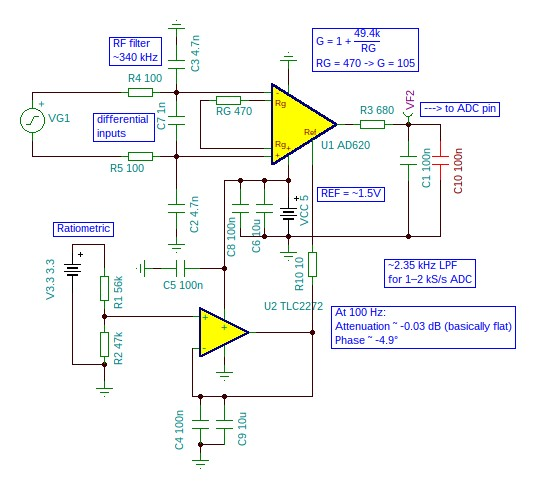
#> input picture docs/images/AFE.png, 536 x 488 px, found by its file name; its folder holds only this picture in this run
$ python parallel_image_processing.py
#> lines starting #> are read from the running program, lines starting #| are printed output that depends on the picture


# ==============================================================================
# IMPORT LIBRARIES
# ==============================================================================
import os
import time
from pathlib import Path

from PIL import Image, ImageFilter

# concurrent.futures adalah modul bawaan Python (std library) yang menyediakan
# antarmuka tingkat tinggi untuk menjalankan tugas secara asynchronous.
# ProcessPoolExecutor adalah implementasi yang menggunakan proses (bukan thread)
# sehingga cocok untuk tugas CPU-bound seperti image processing.
from concurrent.futures import ProcessPoolExecutor, as_completed


# ==============================================================================
# KONSTANTA FOLDER
# ==============================================================================
# Path relatif terhadap lokasi script ini dijalankan.
# Menggunakan Pathlib agar cross-platform (Windows/Linux/macOS).

FOLDER_INPUT = Path("images")           # Folder berisi gambar mentah (.jpg/.png)
FOLDER_SEKUENSIAL = Path("hasil_sekuensial")  # Output hasil pemrosesan sequential
FOLDER_PARALEL = Path("hasil_paralel")        # Output hasil pemrosesan parallel

# Filter yang akan diterapkan pada setiap gambar
FILTER_YANG_DIGUNAKAN = ImageFilter.BLUR


# ==============================================================================
# FUNGSI INTI: memproses SATU gambar
# ==============================================================================
def proses_satu_gambar(nama_file: str) -> str:
    """
    Memproses SATU gambar:
      1. Membaca file dari folder 'images/'
      2. Konversi ke grayscale (mode 'L')
      3. Terapkan filter blur
      4. Simpan ke folder 'hasil_sekuensial/' dan 'hasil_paralel/'

    Parameter:
        nama_file (str): Nama file gambar (misal: 'foto1.jpg')

    Returns:
        str: Nama file yang berhasil diproses (untuk logging)

    —— PENJELASAN ——
    Fungsi ini adalah "unit kerja" terkecil dalam program.
    Baik proses sekuensial maupun paralel akan memanggil fungsi yang SAMA
    untuk memproses setiap gambar. Tidak ada modifikasi kode — hanya cara
    pemanggilannya yang berbeda.

    Ini penting untuk memastikan perbandingan waktu yang adil (apple-to-apple).
    """
#> called with nama_file = 'AFE.png'
    path_input = FOLDER_INPUT / nama_file

    # Buka gambar asli
    gambar = Image.open(path_input)
#> gambar is the input picture: PIL image 536x488 RGB; mean R, G, B 244.3, 245.3, 243.9

    # —— Konversi Grayscale ——
    # Mode 'L' (Luminance) mengubah gambar berwarna menjadi hitam-putih
    # dengan 256 tingkat keabuan (0 = hitam, 255 = putih).
    gambar_grayscale = gambar.convert("L")
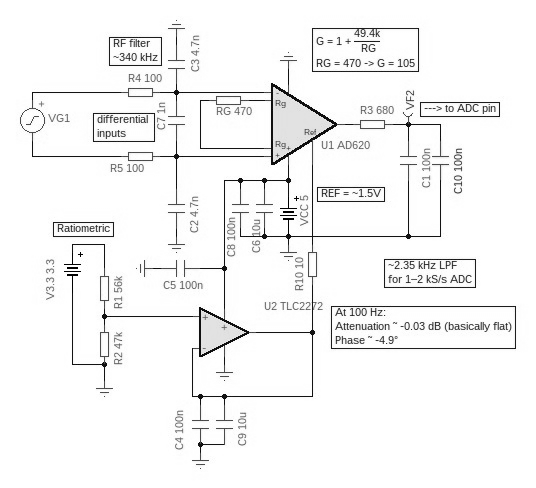
#> gambar_grayscale: PIL image 536x488 L; min 0, max 255, mean 244.9

    # —— Terapkan Blur ——
    # ImageFilter.BLUR adalah filter low-pass sederhana bawaan PIL
    # yang menghaluskan gambar dengan merata-ratakan piksel tetangga.
    gambar_blur = gambar_grayscale.filter(FILTER_YANG_DIGUNAKAN)
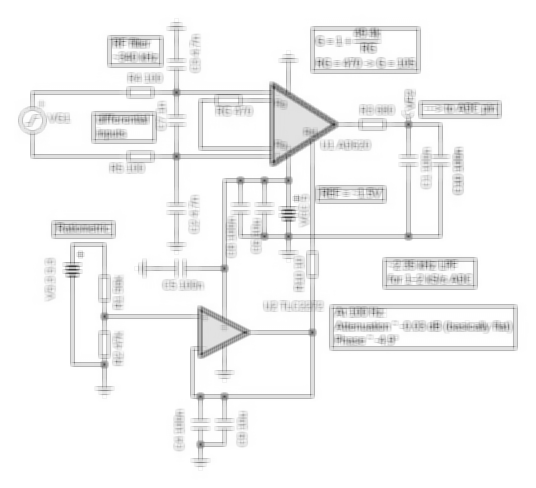
#> gambar_blur: PIL image 536x488 L; min 54, max 255, mean 244.9

    # —— Simpan ke kedua folder output ——
    # Path output: hasil_sekuensial/<nama_file> dan hasil_paralel/<nama_file>
    path_output_sekuensial = FOLDER_SEKUENSIAL / nama_file
    path_output_paralel = FOLDER_PARALEL / nama_file

    gambar_blur.save(path_output_sekuensial)
    gambar_blur.save(path_output_paralel)

    # Tutup objek gambar untuk membebaskan memory
    gambar.close()

    return nama_file


# ==============================================================================
# EKSEKUSI SEKUENSIAL
# ==============================================================================
def proses_sekuensial(daftar_gambar: list) -> float:
    """
    Memproses gambar SATU PER SATU menggunakan loop for biasa.
    Ini adalah cara tradisional / sequential.

    Parameter:
        daftar_gambar (list): List nama file gambar

    Returns:
        float: Total waktu eksekusi dalam detik
    """
    print("[SEKUENSIAL] Memproses gambar secara berurutan...")
    waktu_mulai = time.perf_counter()  # Mulai stopwatch

    # Loop sederhana: proses gambar satu per satu
    # Setiap iterasi MENUNGGU gambar selesai diproses sebelum lanjut ke
    # gambar berikutnya. Jika ada 10 gambar, waktu total = jumlah waktu
    # masing-masing gambar.
    for gambar in daftar_gambar:
        proses_satu_gambar(gambar)
        print(f"  -> {gambar} selesai")

    waktu_selesai = time.perf_counter()  # Hentikan stopwatch
    total_waktu = waktu_selesai - waktu_mulai

    return total_waktu


# ==============================================================================
# EKSEKUSI PARALEL (dengan ProcessPoolExecutor)
# ==============================================================================
def proses_paralel(daftar_gambar: list) -> float:
    """
    Memproses gambar SECARA BERSAMAAN menggunakan ProcessPoolExecutor.

    —— KENAPA ProcessPoolExecutor BUKAN ThreadPoolExecutor? ——
    Image processing adalah CPU-bound task — tugas yang membutuhkan banyak
    komputasi prosesor (baca piksel, ubah nilai, tulis piksel).
    Python memiliki GIL (Global Interpreter Lock) yang membatasi Thread hanya
    bisa mengeksekusi satu instruksi dalam satu waktu.
    Akibatnya, ThreadPoolExecutor TIDAK akan memberikan speedup signifikan
    untuk CPU-bound task.

    ProcessPoolExecutor membuat beberapa PROSES terpisah (masing-masing punya
    interpreter Python sendiri + memory sendiri), sehingga bisa memanfaatkan
    INTI CPU yang berbeda secara nyata (true parallel execution).

    —— BAGAIMANA BEKERJANYA? ——
    1. ProcessPoolExecutor membuat "worker pool" — sekumpulan proses anak.
       Jumlah worker default = jumlah CPU core di komputer Anda.
    2. Method .map() membagi daftar gambar ke worker-worker tersebut.
    3. Setiap worker memproses gambar dengan fungsi yang kita berikan.
    4. Hasilnya dikumpulkan kembali secara otomatis.

    Analogi:
      Sekuensial -> 1 koki memasak 10 menu satu per satu.
      Paralel    -> 4 koki memasak 10 menu secara bersamaan (masing-masing
                    mengerjakan menu yang berbeda).

    Parameter:
        daftar_gambar (list): List nama file gambar

    Returns:
        float: Total waktu eksekusi dalam detik
    """
    print("[PARALEL] Memproses gambar secara paralel...")
    waktu_mulai = time.perf_counter()  # Mulai stopwatch

    # —— Membuat ProcessPoolExecutor ——
    # with-statement memastikan executor ditutup otomatis setelah selesai.
    # Jika tidak disebutkan, max_workers = jumlah CPU core.
    # Anda bisa menentukan secara eksplisit: ProcessPoolExecutor(max_workers=4)
    with ProcessPoolExecutor() as executor:
        """
        —— PENJELASAN .map() ——
        Method .map() bekerja mirip seperti fungsi map() bawaan Python:
          map(fungsi, iterable) -> memanggil fungsi untuk setiap item

        Bedanya, ProcessPoolExecutor.map() MEMBAGI iterable ke worker-worker
        yang berjalan di proses terpisah, sehingga dieksekusi secara paralel.

        Analogi kode:
            Hasil:  [proses_satu_gambar("a.jpg"),
                     proses_satu_gambar("b.jpg"),
                     proses_satu_gambar("c.jpg")]
        Tapi semua dari mereka bisa jalan BERSAMAAN (paralel), bukan
        satu per satu (sekuensial).

        .map() akan mengembalikan hasil dalam urutan yang sama dengan input.
        """
        # executor.map secara otomatis:
        #   1. Membagi daftar_gambar ke worker-worker
        #   2. Setiap worker memanggil proses_satu_gambar(nama_file)
        #   3. Mengumpulkan semua hasilnya
        hasil = executor.map(proses_satu_gambar, daftar_gambar)

    # Cetak hasil (sudah berurutan sesuai input)
    for nama in hasil:
        print(f"  -> {nama} selesai")

    waktu_selesai = time.perf_counter()  # Hentikan stopwatch
    total_waktu = waktu_selesai - waktu_mulai

    return total_waktu


# ==============================================================================
# FUNGSI UTAMA (entry point)
# ==============================================================================
def main():
    """
    Fungsi utama yang mengatur alur program:

    1. Validasi folder input
    2. Membuat folder output jika belum ada
    3. Membaca daftar gambar yang akan diproses
    4. Menjalankan tes sekuensial
    5. Menjalankan tes paralel
    6. Menampilkan kesimpulan perbandingan
    """
    print("=" * 60)
    print("  PERBANDINGAN SEKUENSIAL vs PARALEL (IMAGE PROCESSING)")
    print("=" * 60)

    # ======================================================================
    # STEP 1: Validasi folder input
    # ======================================================================
    if not FOLDER_INPUT.exists():
        print(f"\n[ERROR] Folder '{FOLDER_INPUT}' tidak ditemukan!")
        print(f"Buat folder '{FOLDER_INPUT}' dan masukkan gambar .jpg/.png ke dalamnya.")
        return

    # ======================================================================
    # STEP 2: Kumpulkan daftar gambar
    # ======================================================================
    # Filter hanya file dengan ekstensi gambar yang umum (.jpg, .jpeg, .png)
    # Menggunakan .suffix untuk mendapatkan ekstensi file.
    ekstensi_diizinkan = {".jpg", ".jpeg", ".png"}
    daftar_gambar = [
        f.name for f in FOLDER_INPUT.iterdir()
        if f.is_file() and f.suffix.lower() in ekstensi_diizinkan
    ]
    daftar_gambar.sort()  # Urutkan agar konsisten antar eksekusi

    if not daftar_gambar:
        print(f"\n[ERROR] Folder '{FOLDER_INPUT}' kosong atau tidak mengandung file gambar!")
        print(f"Pastikan ada file .jpg atau .png di folder '{FOLDER_INPUT}'.")
        return

    print(f"\nDitemukan {len(daftar_gambar)} gambar: {daftar_gambar}")

    # ======================================================================
    # STEP 3: Buat folder output jika belum ada
    # ======================================================================
    # exist_ok=True => tidak error jika folder sudah ada
    FOLDER_SEKUENSIAL.mkdir(parents=True, exist_ok=True)
    FOLDER_PARALEL.mkdir(parents=True, exist_ok=True)

    # ======================================================================
    # STEP 4: Eksekusi Sekuensial
    # ======================================================================
    print("\n" + "-" * 50)
    waktu_sekuensial = proses_sekuensial(daftar_gambar)
    print(f"\nWaktu sekuensial: {waktu_sekuensial:.2f} detik")
    print("-" * 50)

    # ======================================================================
    # STEP 5: Eksekusi Paralel
    # ======================================================================
    print("\n" + "-" * 50)
    waktu_paralel = proses_paralel(daftar_gambar)
    print(f"\nWaktu paralel: {waktu_paralel:.2f} detik")
    print("-" * 50)

    # ======================================================================
    # STEP 6: Hitung speedup dan tampilkan kesimpulan
    # ======================================================================
    # Speedup = waktu_sekuensial / waktu_paralel
    # Jika > 1, paralel lebih cepat. Jika < 1, sekuensial lebih cepat.
    if waktu_paralel > 0:
        speedup = waktu_sekuensial / waktu_paralel
    else:
        speedup = float("inf")

    print("\n" + "=" * 50)
    print("================ KESIMPULAN ================")
    print(f"Waktu Sekuensial : {waktu_sekuensial:.2f} detik")
    print(f"Waktu Paralel    : {waktu_paralel:.2f} detik")
    if speedup > 1:
        print(f"Komputasi Paralel lebih cepat {speedup:.2f}x lipat!")
    elif speedup == 1:
        print("Waktu komputasi seimbang (tidak ada percepatan).")
    else:
        print(f"Komputasi Sekuensial lebih cepat {1/speedup:.2f}x lipat.")
    print("=" * 50)


# ==============================================================================
# GUARD: if __name__ == "__main__"
# ==============================================================================
#
# —— MENGAPA GUARD INI MANDATORY? ——
#
# Saat Python menjalankan script, variabel __name__ akan bernilai "__main__"
# jika script di-run langsung (misal: python script.py).
#
# Namun, ketika ProcessPoolExecutor membuat PROSES ANAK (child process),
# proses anak juga akan meng-import file ini. TANPA guard, proses anak akan
# menjalankan KEMBALI kode di bawah if __name__ == "__main__", termasuk
# pembuatan ProcessPoolExecutor lagi, yang akan membuat proses cucu,
# dan seterusnya TAK TERHINGGA (infinite recursion).
#
# Ini sangat berbahaya di Windows karena Windows tidak memiliki fork()
# seperti Linux/macOS. Windows harus membuat proses baru dengan menjalankan
# ulang interpreter Python, sehingga tanpa guard akan terjadi:
#   - Crash program
#   - Memory overflow
#   - Pembekuan sistem
#
# KESIMPULAN: SELALU gunakan guard ini ketika menggunakan ProcessPoolExecutor
# atau modul multiprocessing lainnya di Python. Ini bukan best practice —
# ini WAJIB hukumnya.
#
# ==============================================================================
if __name__ == "__main__":
    main()

$ run again, on docs/images/mps20n0040d_1.png
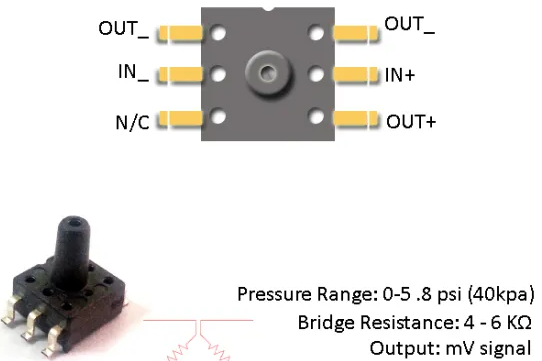
#> input picture docs/images/mps20n0040d_1.png, 542 x 361 px, found by its file name
#> in proses_satu_gambar, gambar is the input picture: PIL image 542x361 RGB; mean R, G, B 227.1, 225.5, 223.5
#> in proses_satu_gambar, `gambar_grayscale = gambar.convert("L")`:
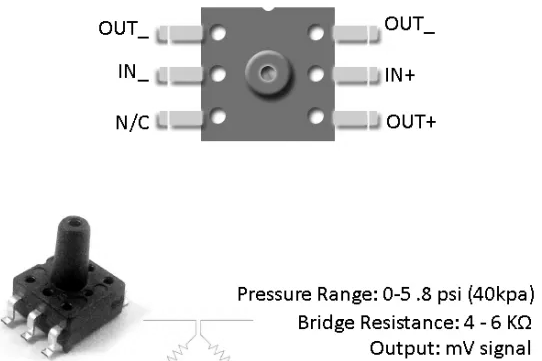
#> gambar_grayscale: PIL image 542x361 L; min 0, max 255, mean 225.8
#> in proses_satu_gambar, `gambar_blur = gambar_grayscale.filter(FILTER_YANG_DIGUNAKAN)`:
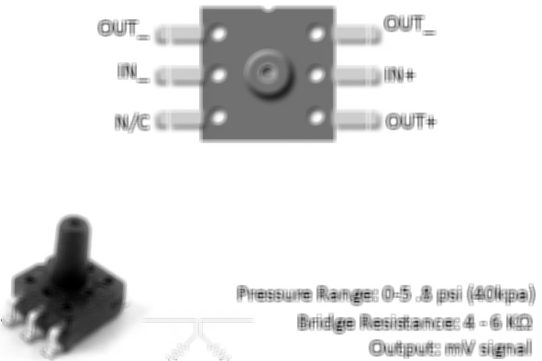
#> gambar_blur: PIL image 542x361 L; min 0, max 255, mean 225.8

$ run again, on docs/images/mps20n0040d_2.png
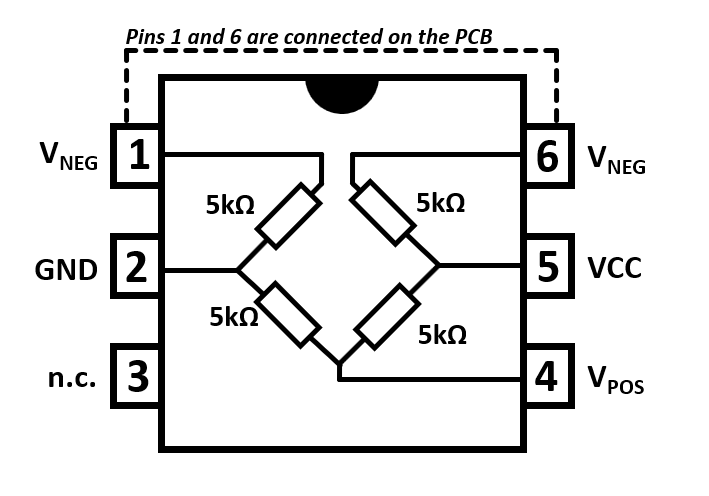
#> input picture docs/images/mps20n0040d_2.png, 709 x 496 px, found by its file name
#> in proses_satu_gambar, gambar is the input picture: PIL image 709x496 RGB; min 0, max 255, mean 228.1
#> in proses_satu_gambar, `gambar_blur = gambar_grayscale.filter(FILTER_YANG_DIGUNAKAN)`:
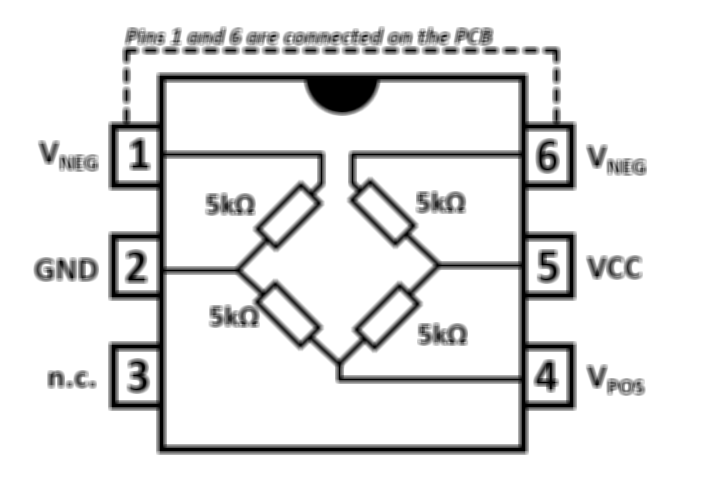
#> gambar_blur: PIL image 709x496 L; min 0, max 255, mean 228.1
